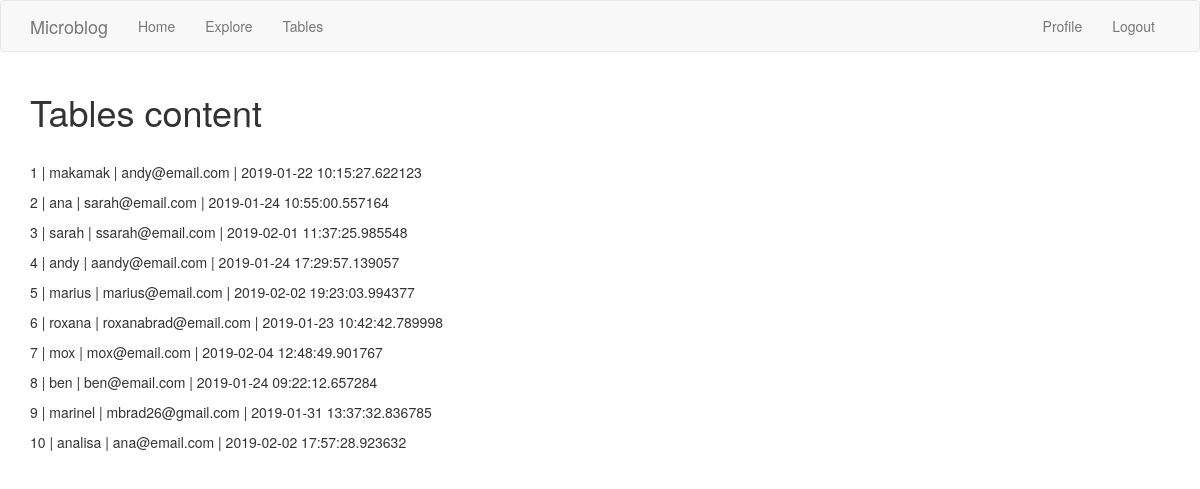
/tables (signed in), run on an earlier commit of the app's database.
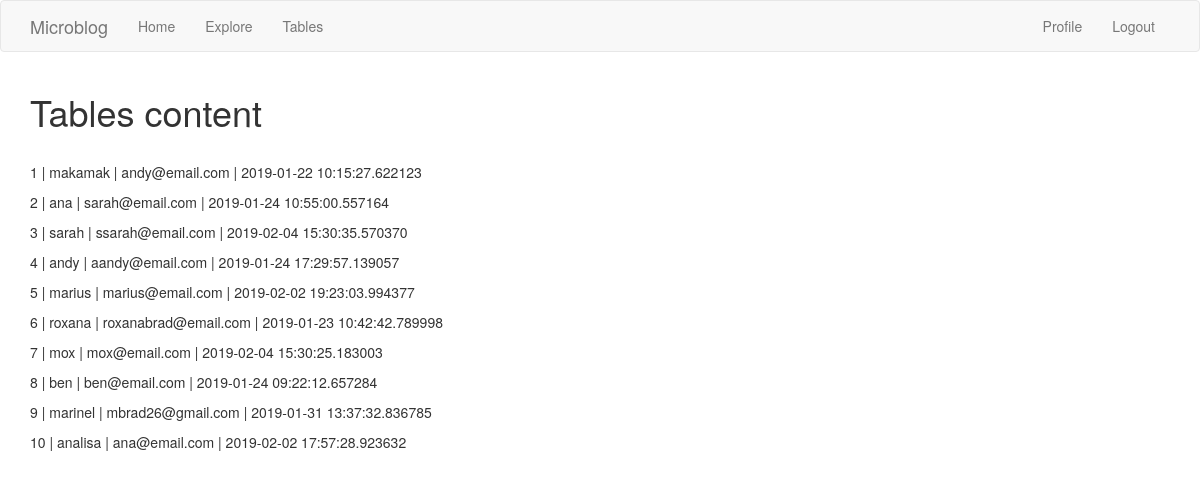
And on a later commit of the database.
### app/models.py (models this page shows, shortened)
class User(UserMixin, db.Model):
    id = db.Column(db.Integer, primary_key=True)
    username = db.Column(db.String(60), index=True, unique=True)
    email = db.Column(db.String(120), index=True, unique=True)
    password_hash = db.Column(db.String(128))
    about_me = db.Column(db.String(140))
    last_seen = db.Column(db.DateTime, default=datetime.utcnow)
    posts = db.relationship('Post', backref='author', lazy='dynamic')
    followed = db.relationship('User', secondary=followers,
                               primaryjoin=(followers.c.follower_id == id),
                               secondaryjoin=(followers.c.followed_id == id),
                               backref=db.backref('followers', lazy='dynamic'),
                               lazy='dynamic')

### app/routes.py (the view)
@app.route('/tables')
@login_required
def tables():
    user = User.query.all()
    post = Post.query.all()
    return render_template('tables.html', title='DataBase Content', user=user, post=post)

### app/models.py (called while the page is built)
@login.user_loader
def load_user(id):
    return User.query.get(int(id))

### app/routes.py (called while the page is built)
@app.before_request
def before_request():
    if current_user.is_authenticated:
        current_user.last_seen = datetime.utcnow()
        db.session.commit()
    g.locale = str(get_locale())

### app/templates/tables.html
{% extends "base.html" %}
{% block app_content %}
    <h1>Tables content</h1>
    <br>
    {% for u in user %}
        <p> {{ u.id }}  | {{ u.username }} | {{ u.email }} | {{ u.last_seen }}</p>
    {% endfor %}
{% endblock %}

What changed in the data, as far as the page shows it:
changed User "sarah": last_seen "2019-02-01 11:37:25.985548" → "2019-02-04 15:30:35.570370"
changed User "mox": last_seen "2019-02-04 12:48:49.901767" → "2019-02-04 15:30:25.183003"
